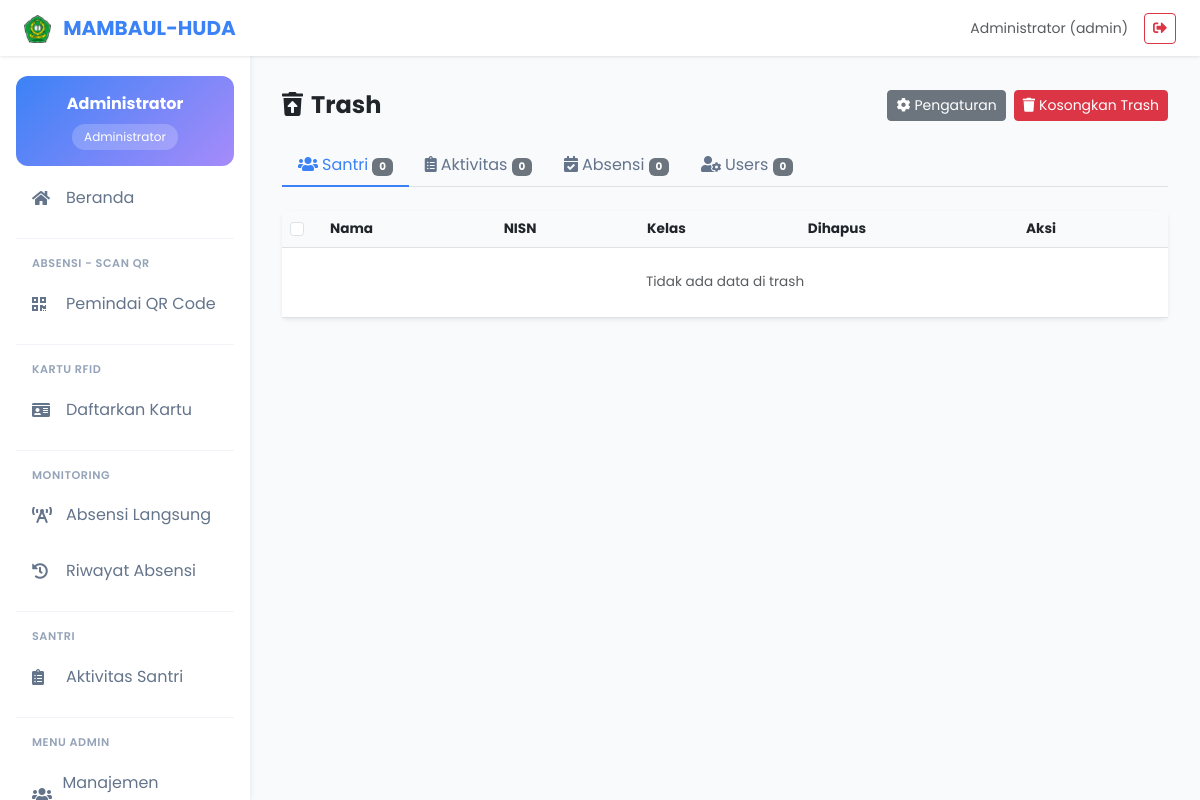
/admin/trash.php (signed in), run on the app's committed database.
### tables this page shows
CREATE TABLE `users`  (
  `id` bigint UNSIGNED NOT NULL AUTO_INCREMENT,
  `name` varchar(255) NOT NULL,
  `email` varchar(255) NOT NULL,
  `password` varchar(255) NOT NULL,
  `address` text NULL,
  `role` enum('admin','karyawan','pengurus','guru','keamanan','kesehatan') NOT NULL DEFAULT 'karyawan',
  `foto` varchar(255) NULL DEFAULT 'profile.jpg',
  `phone` varchar(20) NULL DEFAULT NULL,
  `remember_token` varchar(100) NULL DEFAULT NULL,
  `created_at` timestamp NULL DEFAULT CURRENT_TIMESTAMP,
  `updated_at` timestamp NULL DEFAULT CURRENT_TIMESTAMP ON UPDATE CURRENT_TIMESTAMP,
  `deleted_at` timestamp NULL DEFAULT NULL,
  `deleted_by` int NULL DEFAULT NULL,
  PRIMARY KEY (`id`) USING BTREE,
  UNIQUE INDEX `email`(`email` ASC) USING BTREE
);

### config.php (called while the page is built, shortened)
<?php
function getDB()
{
    static $pdo = null;
    if ($pdo === null) {
        try {
            $dsn = "mysql:host=" . DB_HOST . ";port=" . DB_PORT . ";dbname=" . DB_NAME . ";charset=utf8mb4";
            $pdo = new PDO($dsn, DB_USER, DB_PASS, [
                PDO::ATTR_ERRMODE => PDO::ERRMODE_EXCEPTION,
                PDO::ATTR_DEFAULT_FETCH_MODE => PDO::FETCH_ASSOC,
                PDO::ATTR_EMULATE_PREPARES => false,
            ]);
        } catch (PDOException $e) {
            die("Koneksi database gagal: " . $e->getMessage());
        }
    }
    return $pdo;
}
function getCurrentUser()
{
    $pdo = getDB();
    $stmt = $pdo->prepare("SELECT * FROM users WHERE id = ?");
    $stmt->execute([$_SESSION['user_id']]);
    return $stmt->fetch();
}

### functions.php (called while the page is built, shortened)
<?php
require_once __DIR__ . '/config.php';
function e($string)
{
    return htmlspecialchars($string ?? '', ENT_QUOTES, 'UTF-8');
}

### admin/trash.php (the view, shortened to what this page needs)
<?php
require_once __DIR__ . '/../functions.php';
$pdo = getDB();
$activeTab = $_GET['tab'] ?? 'santri';
$trashData = [];
$stmt = $pdo->query("SELECT id, nama_lengkap, nisn, kelas, deleted_at, deleted_by FROM data_induk WHERE deleted_at IS NOT NULL ORDER BY deleted_at DESC");
$trashData['santri'] = $stmt->fetchAll();
$stmt = $pdo->query("
    SELECT ca.id, di.nama_lengkap, ca.kategori, ca.judul, ca.deleted_at, ca.deleted_by
    FROM catatan_aktivitas ca
    LEFT JOIN data_induk di ON ca.siswa_id = di.id
    WHERE ca.deleted_at IS NOT NULL
    ORDER BY ca.deleted_at DESC
");
$trashData['aktivitas'] = $stmt->fetchAll();
$stmt = $pdo->query("
    SELECT a.id, di.nama_lengkap, a.status, a.attendance_time, a.deleted_at, a.deleted_by
    FROM attendances a
    LEFT JOIN data_induk di ON a.user_id = di.id
    WHERE a.deleted_at IS NOT NULL
    ORDER BY a.deleted_at DESC
");
$trashData['absensi'] = $stmt->fetchAll();
$stmt = $pdo->query("SELECT id, name, email, role, deleted_at, deleted_by FROM users WHERE deleted_at IS NOT NULL ORDER BY deleted_at DESC");
$trashData['users'] = $stmt->fetchAll();
?>
<?php include __DIR__ . '/../include/header.php'; ?>
<?php include __DIR__ . '/../include/sidebar.php'; ?>
<div class="main-content">
    <div class="d-flex justify-content-between align-items-center mb-4">
        <h4 class="fw-bold mb-0"><i class="fas fa-trash-restore me-2"></i>Trash</h4>
        <div class="d-flex gap-2">
            <button type="button" class="btn btn-secondary btn-sm" data-bs-toggle="modal"
                data-bs-target="#modalSettings">
                <i class="fas fa-cog me-1"></i>Pengaturan
            </button>
            <button type="button" class="btn btn-danger btn-sm" id="btn-empty-trash">
                <i class="fas fa-trash me-1"></i>Kosongkan Trash
            </button>
        </div>
    </div>
    <ul class="nav nav-tabs nav-tabs-trash mb-4">
        <li class="nav-item">
            <a class="nav-link <?= $activeTab === 'santri' ? 'active' : '' ?>" href="?tab=santri">
                <i class="fas fa-users me-1"></i>Santri
                <span class="badge bg-secondary">
                    <?= count($trashData['santri']) ?>
                </span>
            </a>
        </li>
        <li class="nav-item">
            <a class="nav-link <?= $activeTab === 'aktivitas' ? 'active' : '' ?>" href="?tab=aktivitas">
                <i class="fas fa-clipboard-list me-1"></i>Aktivitas
                <span class="badge bg-secondary">
                    <?= count($trashData['aktivitas']) ?>
                </span>
            </a>
        </li>
        <li class="nav-item">
            <a class="nav-link <?= $activeTab === 'absensi' ? 'active' : '' ?>" href="?tab=absensi">
                <i class="fas fa-calendar-check me-1"></i>Absensi
                <span class="badge bg-secondary">
                    <?= count($trashData['absensi']) ?>
                </span>
            </a>
        </li>
        <li class="nav-item">
            <a class="nav-link <?= $activeTab === 'users' ? 'active' : '' ?>" href="?tab=users">
                <i class="fas fa-user-cog me-1"></i>Users
                <span class="badge bg-secondary">
                    <?= count($trashData['users']) ?>
                </span>
            </a>
        </li>
    </ul>
    <div class="card border-0 shadow-sm">
        <div class="table-responsive">
            <?php if ($activeTab === 'santri'): ?>
                <table class="table table-hover trash-table mb-0">
                    <thead>
                        <tr>
                            <th width="40"><input type="checkbox" id="select-all" class="form-check-input"></th>
                            <th>Nama</th>
                            <th>NISN</th>
                            <th>Kelas</th>
                            <th>Dihapus</th>
                            <th width="150">Aksi</th>
                        </tr>
                    </thead>
                    <tbody>
                        <?php if (empty($trashData['santri'])): ?>
                            <tr>
                                <td colspan="6" class="text-center py-4 text-muted">Tidak ada data di trash</td>
                            </tr>
                        <?php endif; ?>
                    </tbody>
                </table>
            <?php endif; ?>
        </div>
    </div>
</div>
<?php include __DIR__ . '/../include/footer.php'; ?>

### include/header.php (shortened to what this page needs)
<?php
$isAdminPage = strpos($_SERVER['REQUEST_URI'], '/admin/') !== false;
$basePath = $isAdminPage ? '../' : '';
$user = getCurrentUser();
$role = $user['role'] ?? '';
?>
<!DOCTYPE html>
<html lang="id">
<head>
    <link rel="stylesheet" href="https://cdnjs.cloudflare.com/ajax/libs/font-awesome/5.15.4/css/all.min.css">
    <link href="https://cdn.jsdelivr.net/npm/bootstrap@5.3.0/dist/css/bootstrap.min.css" rel="stylesheet">
</head>
<body>
    <nav class="navbar navbar-custom fixed-top">
        <div class="container-fluid px-3 px-md-4">
            <div class="d-flex align-items-center">
                <a class="navbar-brand" href="<?= $basePath ?>beranda.php">
                    <img src="<?= $basePath ?>logo-pondok.png" alt="Logo"
                        style="height: 28px; width: auto; margin-right: 8px;">
                    <?= APP_NAME ?>
                </a>
            </div>
            <div class="d-flex align-items-center gap-2 gap-md-3">
                <span class="text-muted small d-none d-sm-inline">
                    <?= e($user['name'] ?? 'Guest') ?> (<?= e($role) ?>)
                </span>
                <button type="button" class="btn btn-outline-danger btn-sm" onclick="confirmLogout()">
                    <i class="fas fa-sign-out-alt"></i>
                </button>
            </div>
        </div>
    </nav>

### include/sidebar.php (shortened to what this page needs)
<?php
$currentPage = basename($_SERVER['PHP_SELF']);
$isAdmin = strpos($_SERVER['PHP_SELF'], '/admin/') !== false;
$basePath = $isAdmin ? '../' : '';
$user = getCurrentUser();
$role = $user['role'] ?? '';
$roleLabels = [
    'admin' => 'Administrator',
    'karyawan' => 'Karyawan',
    'pengurus' => 'Pengurus',
    'guru' => 'Guru',
    'keamanan' => 'Keamanan',
    'kesehatan' => 'Kesehatan'
];
?>
<div class="sidebar">
    <div class="user-badge">
        <div class="fw-bold"><?= e($user['name'] ?? 'User') ?></div>
        <div class="role-badge"><?= $roleLabels[$role] ?? ucfirst($role) ?></div>
    </div>
    <div class="sidebar-scroll">
        <ul class="sidebar-menu">
            <li>
                <a href="<?= $basePath ?>beranda.php" class="<?= $currentPage === 'beranda.php' ? 'active' : '' ?>">
                    <i class="fas fa-home"></i> Beranda
                </a>
            </li>
            <div class="sidebar-divider"></div>
            <div class="sidebar-header">Absensi - Scan QR</div>
            <li>
                <a href="<?= $basePath ?>pemindai.php" class="<?= $currentPage === 'pemindai.php' ? 'active' : '' ?>">
                    <i class="fas fa-qrcode"></i> Pemindai QR Code
                </a>
            </li>
            <div class="sidebar-divider"></div>
            <div class="sidebar-header">Kartu RFID</div>
            <li>
                <a href="<?= $basePath ?>daftar-rfid.php"
                    class="<?= $currentPage === 'daftar-rfid.php' ? 'active' : '' ?>">
                    <i class="fas fa-id-card"></i> Daftarkan Kartu
                </a>
            </li>
            <div class="sidebar-divider"></div>
            <div class="sidebar-header">Monitoring</div>
            <li>
                <a href="<?= $basePath ?>absensi-langsung.php"
                    class="<?= $currentPage === 'absensi-langsung.php' ? 'active' : '' ?>">
                    <i class="fas fa-broadcast-tower"></i> Absensi Langsung
                </a>
            </li>
            <li>
                <a href="<?= $basePath ?>riwayat.php" class="<?= $currentPage === 'riwayat.php' ? 'active' : '' ?>">
                    <i class="fas fa-history"></i> Riwayat Absensi
                </a>
            </li>
            <div class="sidebar-divider"></div>
            <div class="sidebar-header">Santri</div>
            <li>
                <a href="<?= $basePath ?>aktivitas.php" class="<?= $currentPage === 'aktivitas.php' ? 'active' : '' ?>">
                    <i class="fas fa-clipboard-list"></i>
                    <?= $role === 'kesehatan' ? 'Laporan Kesehatan' : 'Aktivitas Santri' ?>
                </a>
            </li>
            <?php if ($role === 'admin'): ?>
                <div class="sidebar-divider"></div>
                <div class="sidebar-header">Menu Admin</div>
                <li>
                    <a href="<?= $basePath ?>admin/pengguna.php"
                        class="<?= $currentPage === 'pengguna.php' ? 'active' : '' ?>">
                        <i class="fas fa-users"></i> Manajemen Pengguna
                    </a>
                </li>
            <?php endif; ?>
        </ul>
    </div>
</div>

### include/header.php (style rules this page uses)
:root { --primary-color: #3b82f6; --primary-hover: #2563eb; --bg-color: #f8fafc; }
body { font-family: 'Poppins', sans-serif; background-color: var(--bg-color); scrollbar-width: none; -ms-overflow-style: none; }
* { scrollbar-width: none; -ms-overflow-style: none; }
.navbar-custom { background: white; box-shadow: 0 1px 3px rgba(0, 0, 0, 0.1); }
.navbar-brand { font-weight: 700; color: var(--primary-color) !important; }
.main-content { margin-left: 250px; padding: 2rem; padding-top: 90px; }

### include/sidebar.php (style rules this page uses)
.sidebar { width: 250px; background: white; height: 100vh; box-shadow: 2px 0 5px rgba(0, 0, 0, 0.05); position: fixed; left: 0; top: 0; padding-top: 60px; z-index: 1000; display: flex; flex-direction: column; }
.sidebar-scroll { flex: 1; overflow-y: auto; padding-bottom: 1rem; }
.sidebar-menu { list-style: none; padding: 0 1rem 1rem; margin: 0; }
.sidebar-menu li { margin-bottom: 0.5rem; }
.sidebar-menu a { display: flex; align-items: center; padding: 0.75rem 1rem; border-radius: 10px; color: #64748b; text-decoration: none; transition: all 0.2s; }
.sidebar-menu a i { width: 24px; margin-right: 10px; }
.sidebar-divider { border-top: 1px solid #f1f5f9; margin: 1rem 0; }
.sidebar-header { font-size: 0.7rem; font-weight: 600; color: #94a3b8; text-transform: uppercase; letter-spacing: 0.05em; padding: 0 1rem; margin-bottom: 0.5rem; }
.user-badge { background: linear-gradient(135deg, var(--primary-color), #a78bfa); color: white; padding: 1rem; margin: 1rem 1rem 0.5rem; border-radius: 12px; text-align: center; flex-shrink: 0; }
.user-badge .role-badge { background: rgba(255, 255, 255, 0.2); padding: 0.25rem 0.75rem; border-radius: 20px; font-size: 0.75rem; display: inline-block; margin-top: 0.5rem; }

### admin/trash.php (style rules this page uses)
.nav-tabs-trash .nav-link { color: #64748b; border: none; border-bottom: 2px solid transparent; }
.nav-tabs-trash .nav-link.active { color: #3b82f6; border-bottom-color: #3b82f6; background: none; }
.nav-tabs-trash .nav-link .badge { font-size: 0.65rem; }
.trash-table { font-size: 0.85rem; }
.trash-table th { background: #f8fafc; white-space: nowrap; }

### data on the page
users: name "Administrator", role "admin", role "Administrator"

### other printed values
APP_NAME "MAMBAUL-HUDA"
count($trashData['santri']) "0"
count($trashData['aktivitas']) "0"
count($trashData['absensi']) "0"
count($trashData['users']) "0"
